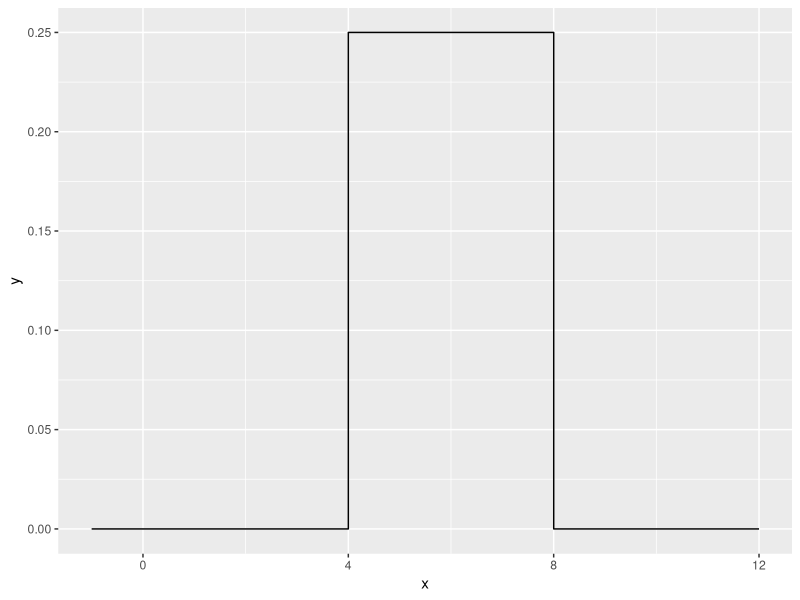
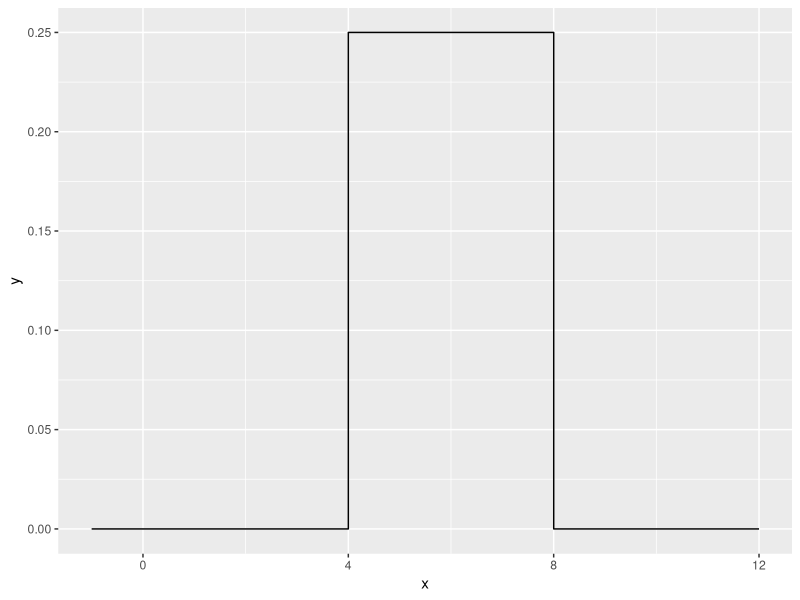
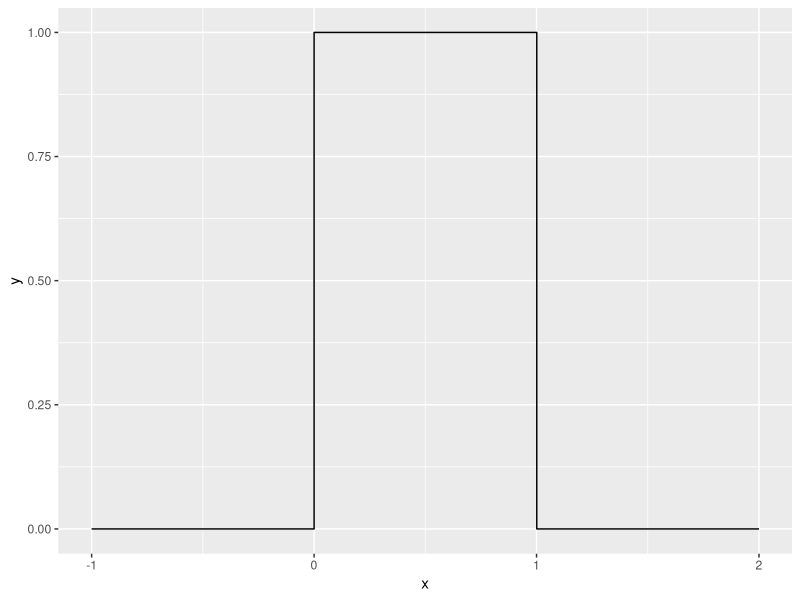
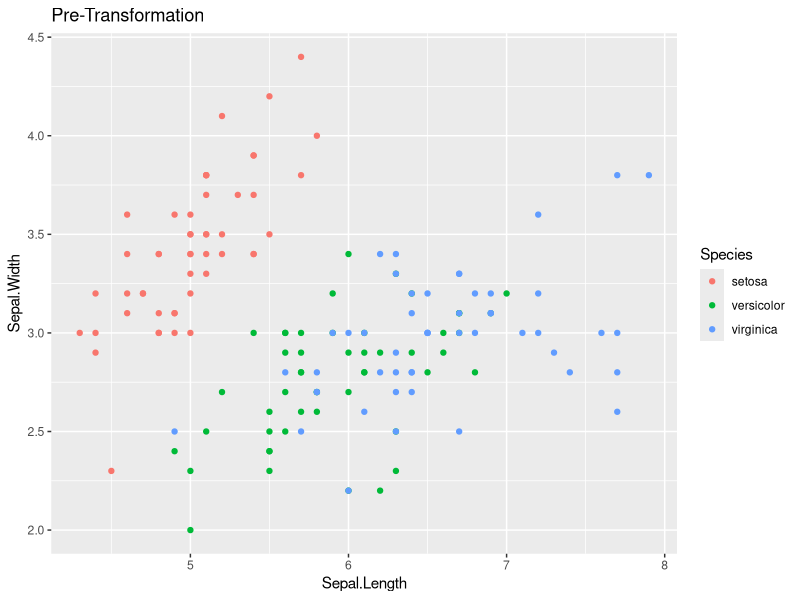
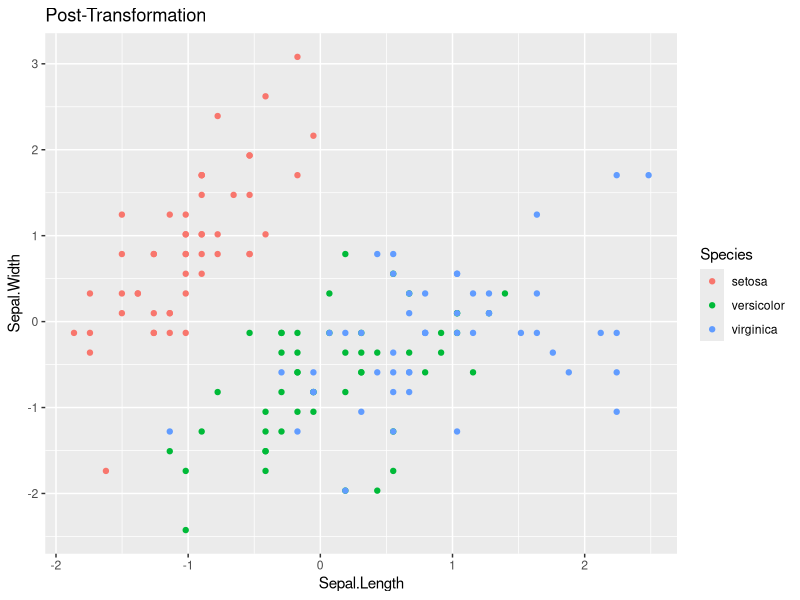

These figures' R source, in order:
## ---- chunk 1
library(tidyverse)
## ---- chunk 2
duniform <- function(x, a, b){
  ifelse(x >= a & x <= b, 1/(b-a), 0)
}
## ---- chunk 3
duniform(3, 5, 7)
duniform(6, 5, 7)
duniform(10, 5, 7)
## ---- chunk 4
duniform <- function(x, a, b){
  result <- NULL
  nn <- length(x)
  for(i in 1:nn){
    temp <- ifelse(x[i] >= a & x[i] <= b, 1/(b-a), 0)
    result[i] <- temp
  }
  return(result)
}
## ---- chunk 5
        data.frame( x=seq(-1, 12, by=.001) ) %>%
          mutate( y = duniform(x, 4, 8) ) %>%
          ggplot( aes(x=x, y=y) ) +
          geom_step()
## ---- chunk 6
microbenchmark::microbenchmark( duniform( seq(-4,12,by=.0001), 4, 8), times=100)
## ---- chunk 7
duniform <- function(x, a, b){
    result <- ifelse(x >= a & x <= b, 1/(b-a), 0)
  return(result)
}
## ---- chunk 8
        data.frame( x=seq(-1, 12, by=.001) ) %>%
          mutate( y = duniform(x, 4, 8) ) %>%
          ggplot( aes(x=x, y=y) ) +
          geom_step()
## ---- chunk 9
microbenchmark::microbenchmark( duniform( seq(-4,12,by=.0001), 4, 8), times=100)
## ---- chunk 10
duniform <- function(x, a=0, b=1){
    result <- ifelse(x >= a & x <= b, 1/(b-a), 0)
  return(result)
}
## ---- chunk 11
        data.frame( x=seq(-1, 2, by=.001) ) %>%
          mutate( y = duniform(x) ) %>%
          ggplot( aes(x=x, y=y) ) +
          geom_step()
## ---- chunk 12
    standardize <- function(x){
      ss <- sd(x)
      mm <- mean(x)
      return((x-mm)/ss)
      
    }
## ---- chunk 13
data( 'iris' )
 # Graph the pre-transformed data.
ggplot(iris, aes(x=Sepal.Length, y=Sepal.Width, color=Species)) + geom_point() + labs(title='Pre-Transformation')
    
iris.z <- iris %>% mutate( across(where(is.numeric), standardize) )
    
# Graph the post-transformed data.
ggplot(iris.z, aes(x=Sepal.Length, y=Sepal.Width, color=Species)) +
geom_point() +
labs(title='Post-Transformation')
## ---- chunk 14
fizzbuzz2 <- function(n){
  xx <- 1:n
  result <- ifelse(xx %% 15 ==0, "Fizz Buzz", 
         ifelse(xx %% 3 == 0, "Fizz",
                ifelse(xx %% 5 == 0, "Buzz", xx )
              )
       )
  return(result)
}
## ---- chunk 15
fizzbuzz2(32)
## ---- chunk 16
myFill <- function(x){
  result <- NULL
  for(i in 1:length(x)){
    if(is.na(x[i])){result[i] <- result[i-1]
    }else{result[i] <- x[i]}
  }
  return(result)
}
## ---- chunk 17
test.vector <- c('A',NA,NA, 'B','C', NA,NA,NA)
myFill(test.vector)
